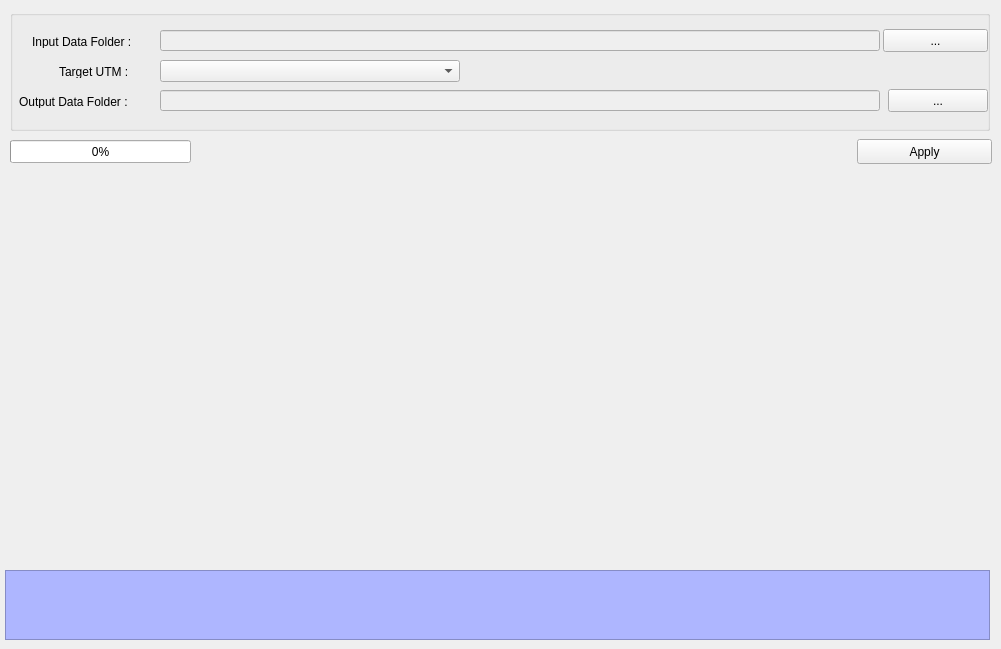
    <widget class="QWidget" name="tab_2">
     <attribute name="title">
      <string>UTM</string>
     </attribute>
     <widget class="QGroupBox" name="groupBox_2">
      <property name="geometry">
       <rect>
        <x>10</x>
        <y>10</y>
        <width>980</width>
        <height>121</height>
       </rect>
      </property>
      <property name="title">
       <string/>
      </property>
      <widget class="QLabel" name="label_12">
       <property name="geometry">
        <rect>
         <x>9</x>
         <y>86</y>
         <width>146</width>
         <height>12</height>
        </rect>
       </property>
       <property name="text">
        <string>Output Data Folder : </string>
       </property>
      </widget>
      <widget class="QPushButton" name="btn_output_utm">
       <property name="geometry">
        <rect>
         <x>878</x>
         <y>79</y>
         <width>100</width>
         <height>23</height>
        </rect>
       </property>
       <property name="text">
        <string>...</string>
       </property>
      </widget>
      <widget class="QPushButton" name="btn_input_utm">
       <property name="geometry">
        <rect>
         <x>873</x>
         <y>19</y>
         <width>105</width>
         <height>23</height>
        </rect>
       </property>
       <property name="text">
        <string>...</string>
       </property>
      </widget>
      <widget class="QLabel" name="label_10">
       <property name="geometry">
        <rect>
         <x>22</x>
         <y>26</y>
         <width>136</width>
         <height>12</height>
        </rect>
       </property>
       <property name="text">
        <string>Input Data Folder :</string>
       </property>
      </widget>
      <widget class="QLineEdit" name="txt_input_utm">
       <property name="enabled">
        <bool>false</bool>
       </property>
       <property name="geometry">
        <rect>
         <x>150</x>
         <y>20</y>
         <width>720</width>
         <height>21</height>
        </rect>
       </property>
      </widget>
      <widget class="QLineEdit" name="txt_output_utm">
       <property name="enabled">
        <bool>false</bool>
       </property>
       <property name="geometry">
        <rect>
         <x>150</x>
         <y>80</y>
         <width>720</width>
         <height>21</height>
        </rect>
       </property>
      </widget>
      <widget class="QLabel" name="label_13">
       <property name="geometry">
        <rect>
         <x>49</x>
         <y>56</y>
         <width>96</width>
         <height>12</height>
        </rect>
       </property>
       <property name="text">
        <string>Target UTM : </string>
       </property>
      </widget>
      <widget class="QComboBox" name="cmb_utm_target">
       <property name="geometry">
        <rect>
         <x>150</x>
         <y>50</y>
         <width>300</width>
         <height>22</height>
        </rect>
       </property>
      </widget>
     </widget>
     <widget class="QTextEdit" name="txt_UTM_EX">
      <property name="enabled">
       <bool>false</bool>
      </property>
      <property name="geometry">
       <rect>
        <x>5</x>
        <y>570</y>
        <width>985</width>
        <height>70</height>
       </rect>
      </property>
      <property name="styleSheet">
       <string notr="true">background-color: rgb(174, 182, 255);
font: 75 10pt &quot;MS Shell Dlg 2&quot;;</string>
      </property>
     </widget>
     <widget class="QPushButton" name="btn_apply_utm">
      <property name="geometry">
       <rect>
        <x>857</x>
        <y>139</y>
        <width>135</width>
        <height>25</height>
       </rect>
      </property>
      <property name="text">
       <string>Apply</string>
      </property>
     </widget>
     <widget class="QProgressBar" name="utm_progressBar">
      <property name="geometry">
       <rect>
        <x>10</x>
        <y>140</y>
        <width>181</width>
        <height>23</height>
       </rect>
      </property>
      <property name="value">
       <number>0</number>
      </property>
     </widget>
    </widget>
